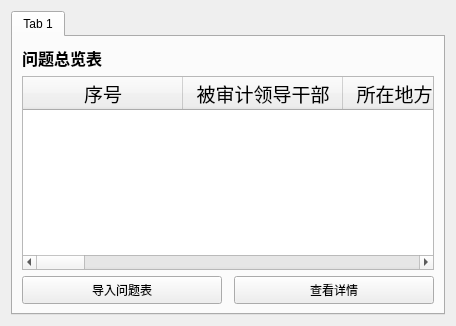
     <widget class="QWidget" name="page_que">
      <layout class="QGridLayout" name="gridLayout_4">
       <item row="1" column="0">
        <widget class="QTabWidget" name="tabWidget">
         <property name="currentIndex">
          <number>0</number>
         </property>
         <widget class="QWidget" name="tab">
          <attribute name="title">
           <string>Tab 1</string>
          </attribute>
          <layout class="QGridLayout" name="gridLayout_2">
           <item row="0" column="0">
            <widget class="QLabel" name="label_2">
             <property name="font">
              <font>
               <pointsize>12</pointsize>
               <weight>75</weight>
               <bold>true</bold>
              </font>
             </property>
             <property name="text">
              <string>问题总览表</string>
             </property>
            </widget>
           </item>
           <item row="1" column="0" colspan="3">
            <widget class="QTableWidget" name="tableWidget">
             <attribute name="horizontalHeaderDefaultSectionSize">
              <number>160</number>
             </attribute>
             <column>
              <property name="text">
               <string>序号</string>
              </property>
              <property name="font">
               <font>
                <pointsize>14</pointsize>
               </font>
              </property>
             </column>
             <column>
              <property name="text">
               <string>被审计领导干部</string>
              </property>
              <property name="font">
               <font>
                <pointsize>14</pointsize>
               </font>
              </property>
             </column>
             <column>
              <property name="text">
               <string>所在地方或单位</string>
              </property>
              <property name="font">
               <font>
                <pointsize>14</pointsize>
               </font>
              </property>
             </column>
             <column>
              <property name="text">
               <string>发文字号</string>
              </property>
              <property name="font">
               <font>
                <pointsize>14</pointsize>
               </font>
              </property>
             </column>
             <column>
              <property name="text">
               <string>审计报告文号</string>
              </property>
              <property name="font">
               <font>
                <pointsize>14</pointsize>
               </font>
              </property>
             </column>
             <column>
              <property name="text">
               <string>出具审计报告时间</string>
              </property>
              <property name="font">
               <font>
                <pointsize>14</pointsize>
               </font>
              </property>
             </column>
             <column>
              <property name="text">
               <string>审计组组长</string>
              </property>
              <property name="font">
               <font>
                <pointsize>14</pointsize>
               </font>
              </property>
             </column>
             <column>
              <property name="text">
               <string>审计组主审</string>
              </property>
              <property name="font">
               <font>
                <pointsize>14</pointsize>
               </font>
              </property>
             </column>
             <column>
              <property name="text">
               <string>问题描述</string>
              </property>
              <property name="font">
               <font>
                <pointsize>14</pointsize>
               </font>
              </property>
             </column>
             <column>
              <property name="text">
               <string>问题一级分类</string>
              </property>
              <property name="font">
               <font>
                <pointsize>14</pointsize>
               </font>
              </property>
             </column>
             <column>
              <property name="text">
               <string>问题二级分类</string>
              </property>
              <property name="font">
               <font>
                <pointsize>14</pointsize>
               </font>
              </property>
             </column>
             <column>
              <property name="text">
               <string>问题三级分类</string>
              </property>
              <property name="font">
               <font>
                <pointsize>14</pointsize>
               </font>
              </property>
             </column>
             <column>
              <property name="text">
               <string>问题四级分类</string>
              </property>
              <property name="font">
               <font>
                <pointsize>14</pointsize>
               </font>
              </property>
             </column>
             <column>
              <property name="text">
               <string>备注</string>
              </property>
              <property name="font">
               <font>
                <pointsize>14</pointsize>
               </font>
              </property>
             </column>
             <column>
              <property name="text">
               <string>问题金额</string>
              </property>
              <property name="font">
               <font>
                <pointsize>14</pointsize>
               </font>
              </property>
             </column>
             <column>
              <property name="text">
               <string>移送及处理情况</string>
              </property>
              <property name="font">
               <font>
                <pointsize>14</pointsize>
               </font>
              </property>
             </column>
            </widget>
           </item>
           <item row="2" column="0">
            <widget class="QPushButton" name="pushButton_queimport">
             <property name="minimumSize">
              <size>
               <width>200</width>
               <height>28</height>
              </size>
             </property>
             <property name="maximumSize">
              <size>
               <width>200</width>
               <height>28</height>
              </size>
             </property>
             <property name="text">
              <string>导入问题表</string>
             </property>
            </widget>
           </item>
           <item row="2" column="2">
            <widget class="QPushButton" name="pushButton">
             <property name="minimumSize">
              <size>
               <width>200</width>
               <height>28</height>
              </size>
             </property>
             <property name="maximumSize">
              <size>
               <width>200</width>
               <height>28</height>
              </size>
             </property>
             <property name="text">
              <string>查看详情</string>
             </property>
            </widget>
           </item>
          </layout>
         </widget>
        </widget>
       </item>
      </layout>
     </widget>
